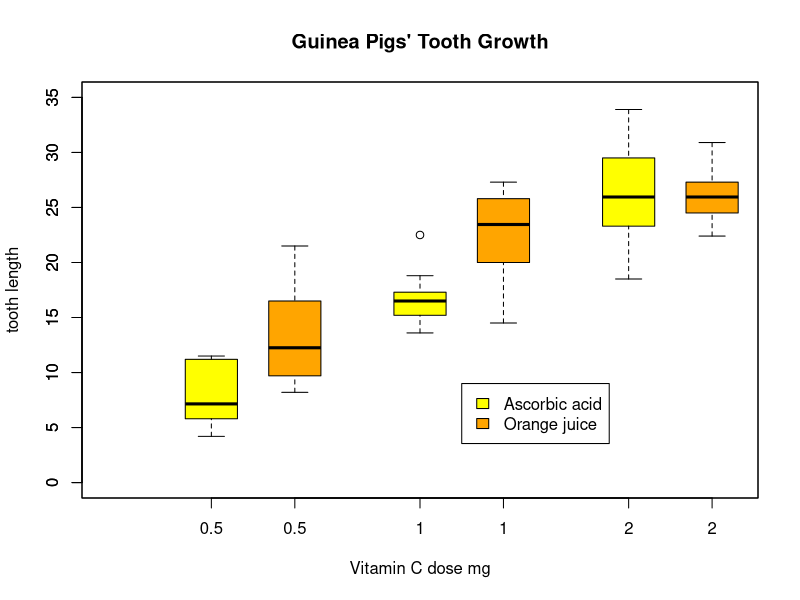

Here is the R script that generated this plot:
with(subset(ToothGrowth, supp == "VC"),
     boxplot(len ~ dose, boxwex = 0.25, at = 1:3 - 0.2,
             col = "yellow", main = "Guinea Pigs' Tooth Growth",
             xlab = "Vitamin C dose mg",
             ylab = "tooth length", ylim = c(0, 35)))
with(subset(ToothGrowth,  supp == "OJ"),
     boxplot(len ~ dose, add = TRUE, boxwex = 0.25, at = 1:3 + 0.2,
             col = "orange"))
legend(2, 9, c("Ascorbic acid", "Orange juice"),
       fill = c("yellow", "orange"))

str(ToothGrowth)
